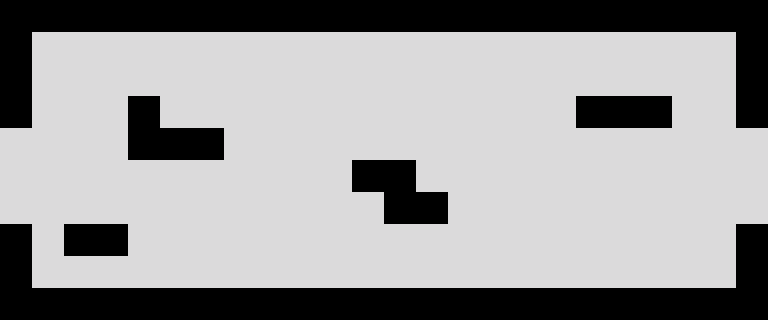

A 2D game scene composited from a Tiled map and its tileset images. What follows is a short description and the map's XML, with each tile layer's data collapsed to a summary:
An orthogonal 24x10 tile map with 32x32 px tiles, 1 tile layer (map) and 4 objects (2x Door, 2x Spawn).

<map version="1.0" orientation="orthogonal" width="24" height="10" tilewidth="32" tileheight="32">
 <tileset firstgid="1" name="BlackAndWhite" tilewidth="32" tileheight="32">
  <image source="../../img/tiles/BlackAndWhite.png" width="320" height="32" />
  <tile id="0">
   <properties>
    <property name="solid" value="true" />
   </properties>
  </tile>
  <tile id="9">
   <properties>
    <property name="solid" value="false" />
   </properties>
  </tile>
 </tileset>
 <layer name="map" width="24" height="10">
  <data>[240 cells, 240 non-empty, 2 distinct tile ids]</data>
 </layer>
 <objectgroup name="objects" width="24" height="10">
  <object name="Door" x="0" y="128" width="32" height="96">
   <properties>
    <property name="to" value="beachpath1" />
   </properties>
  </object>
  <object name="Spawn" x="64" y="160" width="32" height="64">
   <properties>
    <property name="from" value="beachpath1" />
   </properties>
  </object>
  <object name="Door" x="736" y="128" width="32" height="96">
   <properties>
    <property name="to" value="waterentrance" />
   </properties>
  </object>
  <object name="Spawn" x="672" y="160" width="32" height="64">
   <properties>
    <property name="from" value="waterentrance" />
   </properties>
  </object>
 </objectgroup>
</map>
